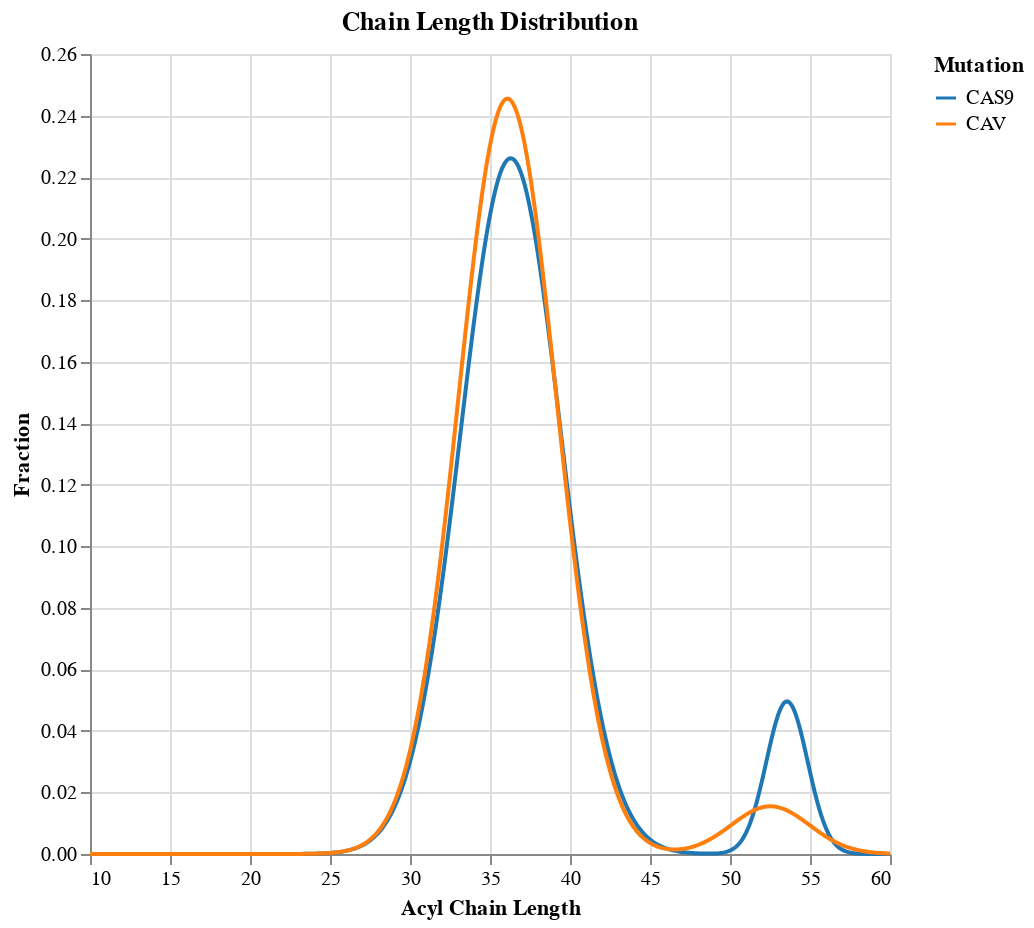

Notebook code cell kept with this figure:
### Code cell
l_bimodal = alt.layer(*line_chart_only[:]).properties(title='Chain Length Distribution', width=400, height=400)
l_bimodal.save('graphs/cas_cav/chain_length/GaussianCurve_Overlap.png', ppi=300, engine='vl-convert')
l_bimodal

### Figure 1 — Vega-Lite specification as saved in the notebook (floating-point values rounded to 4 significant figures; data arrays with more than 128 entries replaced by an {"elided": "..."} marker saying what was removed)
{"config": {"view": {"continuousWidth": 300, "continuousHeight": 300}}, "layer": [{"data": {"name": "data-2007da9f8350d199b3f43650ccd01eb6"}, "mark": {"type": "line", "color": "#1f77b4"}, "encoding": {"color": {"field": "Mutation", "scale": {"range": ["#1f77b4", "#ff7f0e", "#2ca02c"]}, "type": "nominal"}, "x": {"field": "Acyl Chain Length", "type": "quantitative"}, "y": {"field": "Fraction", "type": "quantitative"}}}, {"data": {"name": "data-16bc5afcfaf2460374ec01a27340de26"}, "mark": {"type": "line", "color": "#ff7f0e"}, "encoding": {"color": {"field": "Mutation", "scale": {"range": ["#1f77b4", "#ff7f0e", "#2ca02c"]}, "type": "nominal"}, "x": {"field": "Acyl Chain Length", "type": "quantitative"}, "y": {"field": "Fraction", "type": "quantitative"}}}], "height": 400, "title": "Chain Length Distribution", "width": 400, "$schema": "https://vega.github.io/schema/vega-lite/v5.17.0.json", "datasets": {"data-2007da9f8350d199b3f43650ccd01eb6": {"elided": "500 records"}, "data-16bc5afcfaf2460374ec01a27340de26": {"elided": "500 records"}}}
